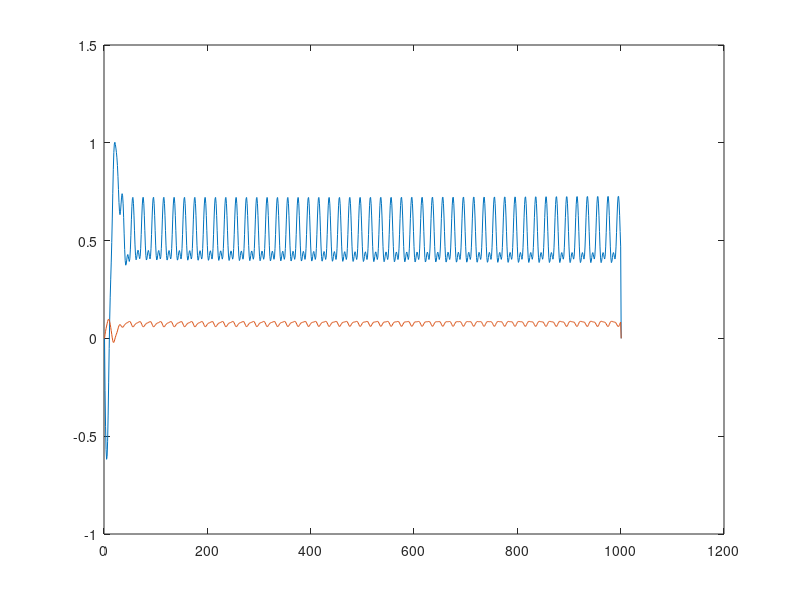

Here is the MATLAB script that generated this plot:
% 初始化
clear; clc;

% 仿真时间设置
t_start = 0; % 开始时间
t_end = 100; % 结束时间
dt = 0.1; % 时间步长
t = t_start:dt:t_end; % 时间向量

% 初始化状态和控制输入
x = zeros(length(t), 2); % 状态向量 [x1, x2]
u = 0.5 * sin(2 * pi * t)' + 0.5 * cos(0.008 * pi * t)'; % 控制输入，随时间变化
x(1, :) = [0, 0]; % 初始状态
A = [0, 1; -2, -3];
B = [0; 1];
C = [1, 0];

% 初始化故障信号
theta = zeros(length(t), 1);

% 初始化记录线性部分和不确定项
f_lin = zeros(length(t), 2); % [f1, f2]
eta = zeros(length(t), 2); % [eta1, eta2]

% 进行仿真
for k = 1:length(t)-1
    % 当前状态
    x1 = x(k, 1);
    x2 = x(k, 2);
    u_k = u(k);
    theta_k = 2 + x2 / (x1 +1) * sin(pi * 0.1 * k);
    
    theta(k) = theta_k;
    
    f = A * [x1; x2] + B * u_k;
    f1 = f(1);
    f2 = f(2);
    
    % 计算不确定项 eta1 和 eta2
    eta1 = -sin(x2) - 0.1 * sin(x1) * cos(x2);
    eta2 = 0.1 * sin(x1) * cos(x2);
    
    % 记录非线性部分和不确定项
    f_lin(k, :) = [f1, f2];
    eta(k, :) = [eta1, eta2];
    
    % 计算状态更新 (使用欧拉法)
    dx1 = f1 + eta1 + theta_k;
    dx2 = f2 + eta2 + theta_k;
    
    % 更新状态
    x(k+1, 1) = x1 + dx1 * dt;
    x(k+1, 2) = x2 + dx2 * dt;

end
plot(theta);
plot(eta);

% 组合数据
y_model = eta;
y_fault = theta;

% 设置训练集和测试集的比例
train_ratio = 0.8; % 80%用于训练，20%用于测试
num_samples = size(x, 1);
num_train = round(train_ratio * num_samples);


indices = 1:num_samples;

% 分割数据为训练集和测试集
x_train = x(indices(1:num_train), :);
y_train_model = y_model(indices(1:num_train), :);
y_train_fault = y_fault(indices(1:num_train), :);

x_test = x(indices(num_train+1:end), :);
y_test_model = y_model(indices(num_train+1:end), :);
y_test_fault = y_fault(indices(num_train+1:end), :);


% 保存数据到文件
save('rbf_training_data.mat', 'x_train', 'y_train_model', 'y_train_fault', 'x_test', 'y_test_model', 'y_test_fault', 't');

% 显示生成的数据
disp('仿真数据已生成并保存至 rbf_training_data.mat 文件中。');
